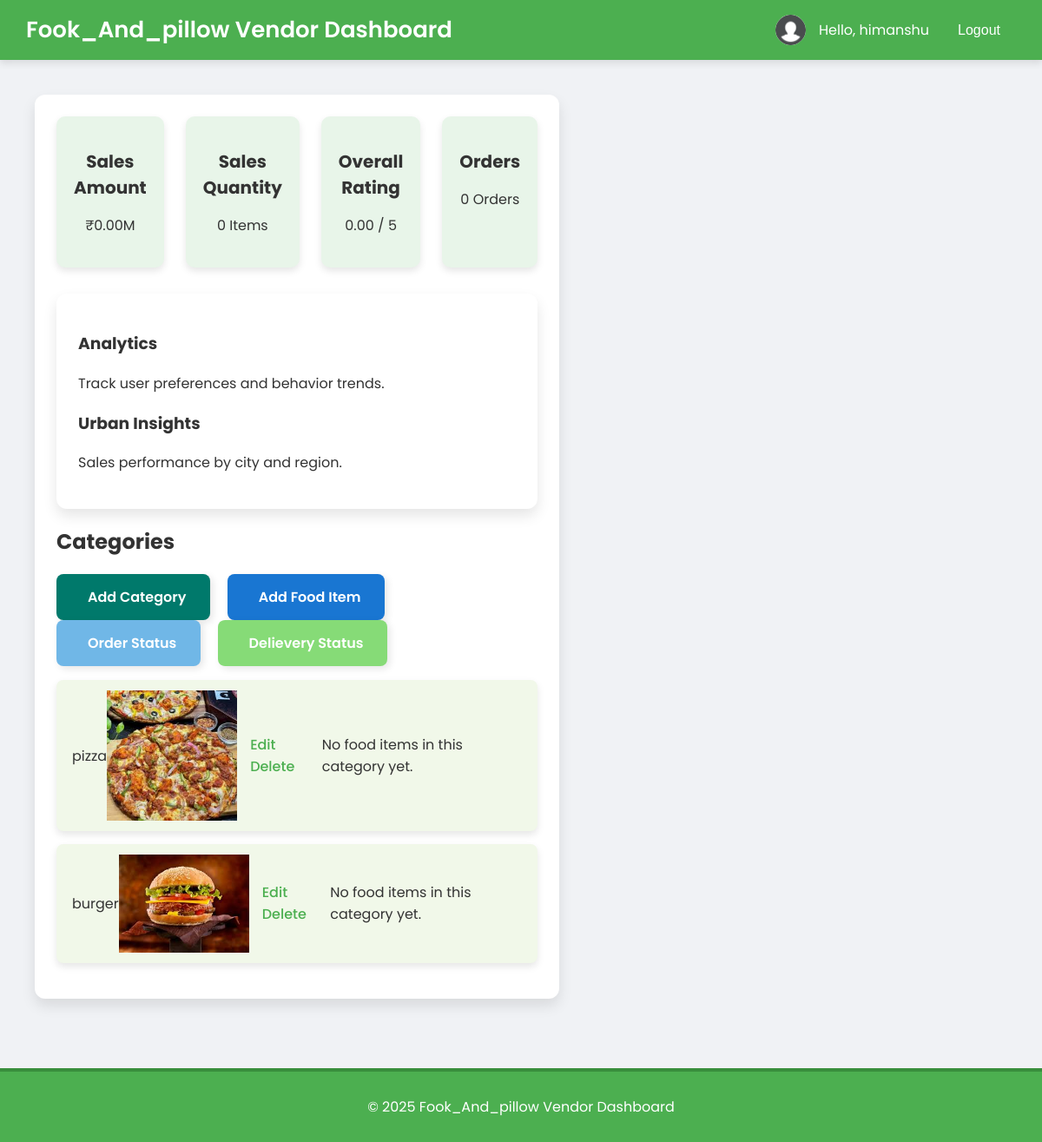
The page /main_page/a (signed in) on the database as committed earlier.
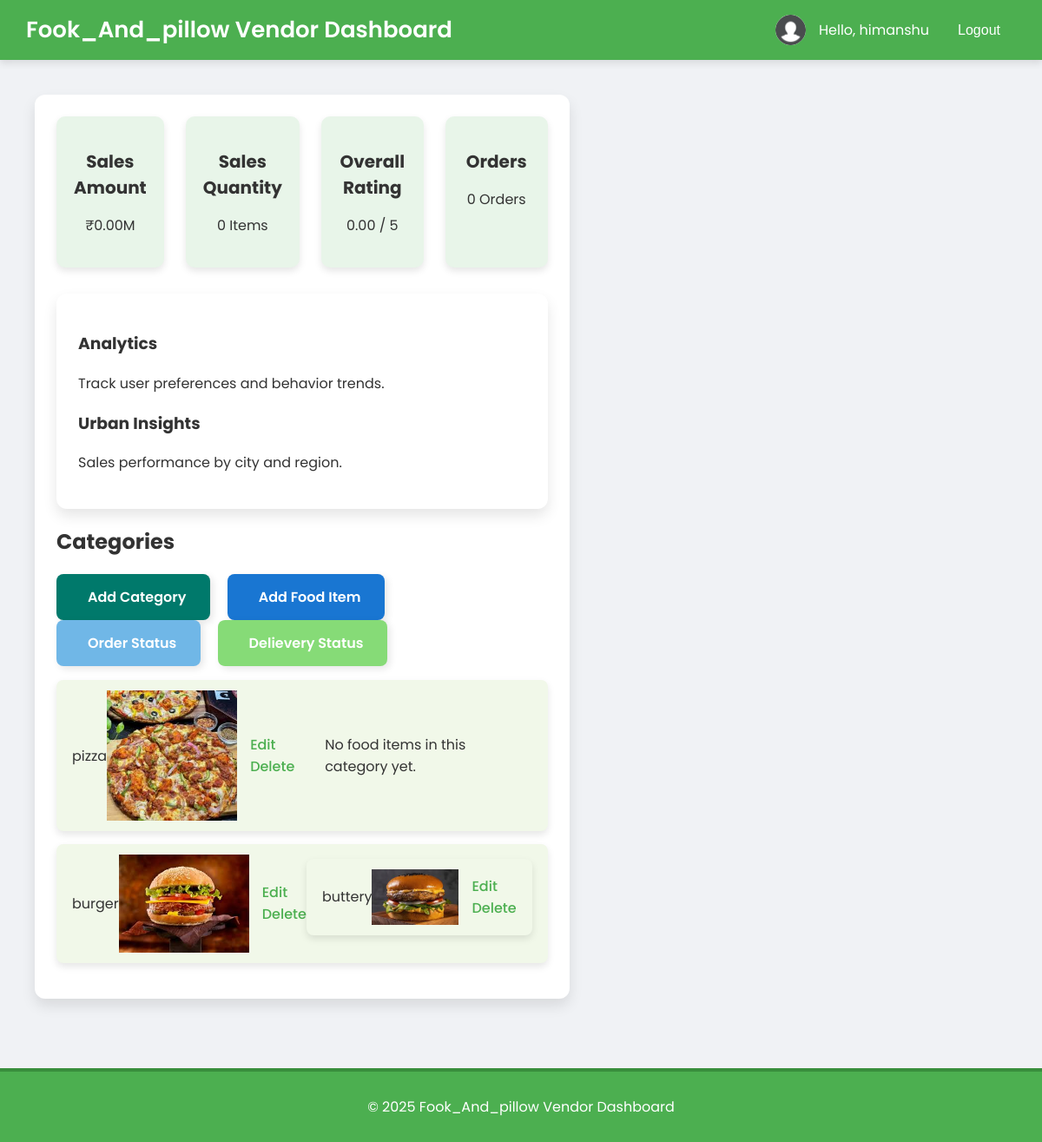
The same page on the database as committed later.
### main_page/models.py (models this page shows, shortened)
class FoodCategory(models.Model):
    CATEGORY_TYPES = [
        ("Food Options", "Food Options"),
        ("Shop Groceries on Instamart", "Shop Groceries on Instamart"),
        ("Restaurants", "Restaurants"),
        ("Special", "Special"),
        ("Festival", "Festival"),
    ]
    name = models.CharField(
        max_length=100, null=True, blank=True
    )  # Allows name to be optional
    category_type = models.CharField(
        max_length=50, choices=CATEGORY_TYPES, null=True, blank=True
    )  # Allows null/blank
    image = models.ImageField(upload_to="category_images/", null=True, blank=True)
    user_name_Category = models.JSONField(null=True, blank=True)

class FoodItem(models.Model):
    categories = models.ManyToManyField(
        FoodCategory, related_name="food_items", blank=True
    )  # Allows food items without categories
    name = models.CharField(
        max_length=100, null=True, blank=True
    )  # Allows name to be optional
    description = models.TextField(null=True, blank=True)  # Allows empty description
    price = models.DecimalField(
        max_digits=10, decimal_places=2, null=True, blank=True
    )  # Allows price to be optional
    image = models.ImageField(
        upload_to="food_images/", null=True, blank=True
    )  # Allows image to be optional
    discount = models.DecimalField(
        max_digits=10, decimal_places=2, null=True, blank=True
    )  # Discount is optional
    FOOD_TYPE_CHOICES = [
        ("veg", "Veg"),
        ("non-veg", "Non-Veg"),
    ]
    food_type = models.CharField(
        max_length=7, choices=FOOD_TYPE_CHOICES, default="veg", null=True, blank=True
    )  # Allows null/blank
    user_name_Food_item = models.JSONField(null=True, blank=True)
    rating = models.DecimalField(
        max_digits=3, decimal_places=2, null=True, blank=True
    )  # Add a rating field for food items
    vendor = models.ForeignKey(
        settings.AUTH_USER_MODEL,
        on_delete=models.CASCADE,
        related_name="food_items",
        null=True,
        blank=True,
    )

### main_page/views.py (the view)
# urls.py: path("a", views.vendor_dashboard, name="vendor_dashboard"),
@login_required
def vendor_dashboard(request):
    user = request.user
    categories = FoodCategory.objects.prefetch_related("food_items").all()
    order_items = OrderItem.objects.filter(food_item__vendor=user)
    sales_amount = (
        order_items.aggregate(total_sales=Sum(F("price_at_purchase") * F("quantity")))[
            "total_sales"
        ]
        or 0
    )
    sales_quantity = (
        order_items.aggregate(total_quantity=Sum("quantity"))["total_quantity"] or 0
    )
    orders_count = (
        Order.objects.filter(order_items__food_item__vendor=user).distinct().count()
    )
    food_items = FoodItem.objects.filter(vendor=user)
    average_rating = food_items.aggregate(avg_rating=Avg("rating"))["avg_rating"] or 0
    context = {
        "categories": categories,
        "sales_amount": sales_amount,
        "sales_quantity": sales_quantity,
        "average_rating": average_rating,
        "orders_count": orders_count,
    }
    return render(request, "main_page/vendor_dashboard1.html", context)

### templates/main_page/vendor_dashboard1.html (shortened to what this page needs)
{% load static %}
<!DOCTYPE html>
<html lang="en">
  <head>
  </head>
  <body>
    <header>
      <h1>Fook_And_pillow Vendor Dashboard</h1>
      <div class="auth-buttons">
        <img src="{% static 'honor_Side_image/defualt_logo.png' %}" alt="Profile Picture" />
        <span>Hello, {{ user.username }}</span>
        {% if user.is_authenticated %}
          <button class="btn">Logout</button>
        {% else %}
          <button class="btn">Login</button>
          <button class="btn">Signup</button>
        {% endif %}
      </div>
    </header>
    <div class="container">
      <main class="main-content">
        <section class="summary">
          <div>
            <h2>Sales Amount</h2>
            <p>₹{{ sales_amount|floatformat:2 }}M</p>
          </div>
          <div>
            <h2>Sales Quantity</h2>
            <p>{{ sales_quantity }} Items</p>
          </div>
          <div>
            <h2>Overall Rating</h2>
            <p>{{ average_rating|floatformat:2 }} / 5</p>
          </div>
          <div>
            <h2>Orders</h2>
            <p>{{ orders_count }} Orders</p>
          </div>
        </section>
        <aside class="sidebar">
          <h3>Analytics</h3>
          <p>Track user preferences and behavior trends.</p>
          <h3>Urban Insights</h3>
          <p>Sales performance by city and region.</p>
        </aside>
        <section class="categories">
          <h2>Categories</h2>
          <div class="add-buttons">
            <a href="{% url 'add_category' %}" class="add-category">
               Add Category
            </a>
            <a href="{% url 'add_food_item' %}" class="add-food-item">
               Add Food Item
            </a>
            <a href="{% url 'cook_orders' %}" class="cook_orders">
               Order Status
            </a>
            <a href="{% url 'delivery_orders' %}" class="delivery_orders">
              Delievery Status
            </a>
          </div>
          <ul>
            {% for category in categories %}
              <li>
                <p>{{ category.name }}</p>
                {% if category.image %}
                  <img src="http://127.0.0.1:8000/main_page{{ category.image.url }}" alt="{{ category.name }}" style="max-width: 150px;">
                {% endif %}
                <div>
                  <a href="{% url 'edit_category' category.id %}">Edit</a>
                  <a href="javascript:void(0);" onclick="openDeleteModal('category', {{ category.id }}, '{{ category.name }}')">Delete</a>
                </div>
                <ul>
                  {% for food_item in category.food_items.all %}
                    <li>
                      <p>{{ food_item.name }}</p>
                      {% if food_item.image %}
                        <img src="http://127.0.0.1:8000/main_page{{ food_item.image.url }}" alt="{{ food_item.name }}" style="max-width: 100px;">
                      {% endif %}
                      <div>
                        <a href="{% url 'edit_food_item' food_item.id %}">Edit</a>
                        <a href="javascript:void(0);" onclick="openDeleteModal('food_item', {{ food_item.id }}, '{{ food_item.name }}')">Delete</a>
                      </div>
                    </li>
                  {% empty %}
                    <p>No food items in this category yet.</p>
                  {% endfor %}
                </ul>
              </li>
            {% endfor %}
          </ul>
        </section>
      </main>
    </div>
    <footer>
      <p>© 2025 Fook_And_pillow Vendor Dashboard</p>
    </footer>
  </body>
</html>

Rows that differ between the two databases and show on the page:
shown differently, row unchanged: FoodCategory "burger": no longer shows "No food items in this category yet."
added FoodItem: name "buttery", image (picture), shown under FoodCategory "burger"
